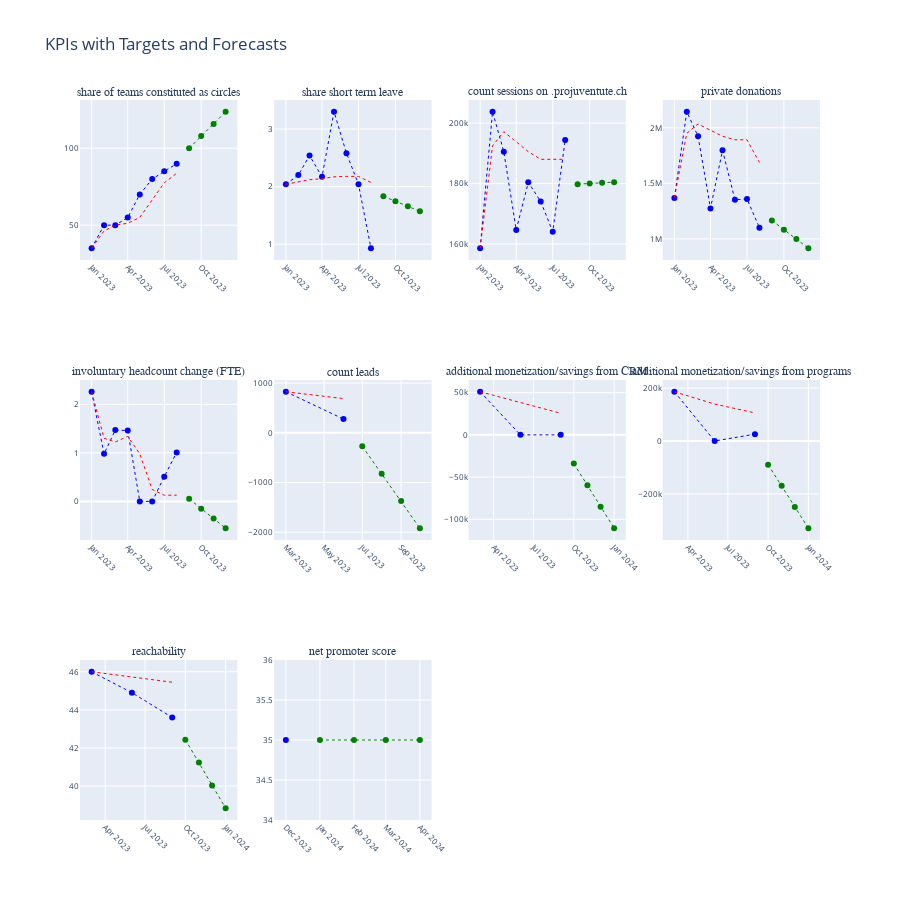

The notebook cell this image was saved under:
### Code cell
# forecast with linear regression
kpi = 'share short term leave'
kpi_df = df[df['kpi'] == kpi].dropna(subset=['value'])[['date','value']].reset_index(drop=True)

forecast_df = forecast_next_months(kpi_df,3)
# add the last actual data point to plot continuosly
forecast_df = pd.concat([pd.DataFrame(kpi_df.iloc[-1,:]).T,forecast_df],ignore_index=True)

kpi_df['status'] = 'actual'
forecast_df['status'] = 'predicted'

# plot_df = pd.concat([kpi_df, forecast_df],ignore_index=True)
# target_df = df.loc[df.kpi==kpi,['date','target']]
# traces = create_line_plot(kpi_df, kpi, target_df)

# Determining the grid size for the subplots
num_kpis = len(df['kpi'].unique())
cols = int(np.ceil(np.sqrt(num_kpis)))
rows = int(np.ceil(num_kpis / cols))

# Create subplots in a grid
fig = make_subplots(rows=rows, cols=cols, 
                    subplot_titles=df['kpi'].unique(), 
                    shared_xaxes=False, shared_yaxes=False)

# Adding traces for each KPI
for index, kpi in enumerate(df['kpi'].unique()):
    kpi_df = df[df['kpi'] == kpi].dropna(subset=['value'])
    target_df = df.loc[df.kpi==kpi,['date','target']]#.rename(columns={'moving_percentile_75':'target'}) # or target
    traces = create_line_plot(kpi_df, kpi, target_df)
    
    row = int(index / cols) + 1
    col = (index % cols) + 1
    
    for trace in traces:
        fig.add_trace(trace, row=row, col=col)

# Updating layout and reducing the font size of subplot titles
fig.update_layout(height=300*rows, 
                  title_text="KPIs with Targets and Forecasts", 
                  showlegend=False,
                  # subplot_titles=[{'text': title, 'font': {'size': 10}} for title in df['kpi'].unique()]
                  )
fig.update_xaxes(tickangle=45, tickfont=dict(size=8))
fig.update_yaxes(tickfont=dict(size=8))
fig.update_annotations(font=dict(family="Helvetica", size=12))

# Show plot
fig.show()

### Figure 1 — Plotly figure (JSON) as saved in the notebook; plotly's stock layout.template omitted (floating-point values rounded to 4 significant figures)
{"data": [{"line": {"color": "blue", "dash": "dot", "width": 1}, "mode": "lines+markers", "name": "share of teams constituted as circles Value", "type": "scatter", "x": ["2023-01-01T00:00:00", "2023-02-01T00:00:00", "2023-03-01T00:00:00", "2023-04-01T00:00:00", "2023-05-01T00:00:00", "2023-06-01T00:00:00", "2023-07-01T00:00:00", "2023-08-01T00:00:00"], "xaxis": "x", "y": [35, 50, 50, 55, 70, 80, 85, 90], "yaxis": "y"}, {"line": {"color": "green", "dash": "dot", "width": 1}, "mode": "lines+markers", "name": "share of teams constituted as circles Forecast", "type": "scatter", "x": ["2023-09-01T00:00:00", "2023-10-01T00:00:00", "2023-11-01T00:00:00", "2023-12-01T00:00:00"], "xaxis": "x", "y": [100, 107.9, 115.8, 123.8], "yaxis": "y"}, {"line": {"color": "red", "dash": "dot", "width": 1}, "mode": "lines", "name": "share of teams constituted as circles Target", "type": "scatter", "x": ["2023-01-01T00:00:00", "2023-02-01T00:00:00", "2023-03-01T00:00:00", "2023-04-01T00:00:00", "2023-05-01T00:00:00", "2023-06-01T00:00:00", "2023-07-01T00:00:00", "2023-08-01T00:00:00"], "xaxis": "x", "y": [35, 46.25, 50, 51.25, 55, 66.25, 77.5, 83.75], "yaxis": "y"}, {"line": {"color": "blue", "dash": "dot", "width": 1}, "mode": "lines+markers", "name": "share short term leave Value", "type": "scatter", "x": ["2023-01-01T00:00:00", "2023-02-01T00:00:00", "2023-03-01T00:00:00", "2023-04-01T00:00:00", "2023-05-01T00:00:00", "2023-06-01T00:00:00", "2023-07-01T00:00:00", "2023-08-01T00:00:00"], "xaxis": "x2", "y": [2.04, 2.2, 2.54, 2.17, 3.3, 2.58, 2.04, 0.93], "yaxis": "y2"}, {"line": {"color": "green", "dash": "dot", "width": 1}, "mode": "lines+markers", "name": "share short term leave Forecast", "type": "scatter", "x": ["2023-09-01T00:00:00", "2023-10-01T00:00:00", "2023-11-01T00:00:00", "2023-12-01T00:00:00"], "xaxis": "x2", "y": [1.833, 1.746, 1.659, 1.571], "yaxis": "y2"}, {"line": {"color": "red", "dash": "dot", "width": 1}, "mode": "lines", "name": "share short term leave Target", "type": "scatter", "x": ["2023-01-01T00:00:00", "2023-02-01T00:00:00", "2023-03-01T00:00:00", "2023-04-01T00:00:00", "2023-05-01T00:00:00", "2023-06-01T00:00:00", "2023-07-01T00:00:00", "2023-08-01T00:00:00"], "xaxis": "x2", "y": [2.04, 2.08, 2.12, 2.138, 2.17, 2.178, 2.178, 2.072], "yaxis": "y2"}, {"line": {"color": "blue", "dash": "dot", "width": 1}, "mode": "lines+markers", "name": "count sessions on .projuventute.ch Value", "type": "scatter", "x": ["2023-01-01T00:00:00", "2023-02-01T00:00:00", "2023-03-01T00:00:00", "2023-04-01T00:00:00", "2023-05-01T00:00:00", "2023-06-01T00:00:00", "2023-07-01T00:00:00", "2023-08-01T00:00:00"], "xaxis": "x3", "y": [158611, 203755, 190560, 164663, 180421, 174107, 164059, 194407], "yaxis": "y3"}, {"line": {"color": "green", "dash": "dot", "width": 1}, "mode": "lines+markers", "name": "count sessions on .projuventute.ch Forecast", "type": "scatter", "x": ["2023-09-01T00:00:00", "2023-10-01T00:00:00", "2023-11-01T00:00:00", "2023-12-01T00:00:00"], "xaxis": "x3", "y": [179800.0, 180000.0, 180300.0, 180500.0], "yaxis": "y3"}, {"line": {"color": "red", "dash": "dot", "width": 1}, "mode": "lines", "name": "count sessions on .projuventute.ch Target", "type": "scatter", "x": ["2023-01-01T00:00:00", "2023-02-01T00:00:00", "2023-03-01T00:00:00", "2023-04-01T00:00:00", "2023-05-01T00:00:00", "2023-06-01T00:00:00", "2023-07-01T00:00:00", "2023-08-01T00:00:00"], "xaxis": "x3", "y": [158611, 192469, 197200.0, 193900.0, 190560, 188000.0, 188000.0, 188000.0], "yaxis": "y3"}, {"line": {"color": "blue", "dash": "dot", "width": 1}, "mode": "lines+markers", "name": "private donations Value", "type": "scatter", "x": ["2023-01-01T00:00:00", "2023-02-01T00:00:00", "2023-03-01T00:00:00", "2023-04-01T00:00:00", "2023-05-01T00:00:00", "2023-06-01T00:00:00", "2023-07-01T00:00:00", "2023-08-01T00:00:00"], "xaxis": "x4", "y": [1369218, 2144446, 1923875, 1274911, 1797114, 1352463, 1359887, 1101047], "yaxis": "y4"}, {"line": {"color": "green", "dash": "dot", "width": 1}, "mode": "lines+markers", "name": "private donations Forecast", "type": "scatter", "x": ["2023-09-01T00:00:00", "2023-10-01T00:00:00", "2023-11-01T00:00:00", "2023-12-01T00:00:00"], "xaxis": "x4", "y": [1166000.0, 1083000.0, 999300.0, 916100.0], "yaxis": "y4"}, {"line": {"color": "red", "dash": "dot", "width": 1}, "mode": "lines", "name": "private donations Target", "type": "scatter", "x": ["2023-01-01T00:00:00", "2023-02-01T00:00:00", "2023-03-01T00:00:00", "2023-04-01T00:00:00", "2023-05-01T00:00:00", "2023-06-01T00:00:00", "2023-07-01T00:00:00", "2023-08-01T00:00:00"], "xaxis": "x4", "y": [1369218, 1950639, 2034000.0, 1979000.0, 1923875, 1892000.0, 1892000.0, 1688000.0], "yaxis": "y4"}, {"line": {"color": "blue", "dash": "dot", "width": 1}, "mode": "lines+markers", "name": "involuntary headcount change (FTE) Value", "type": "scatter", "x": ["2023-01-01T00:00:00", "2023-02-01T00:00:00", "2023-03-01T00:00:00", "2023-04-01T00:00:00", "2023-05-01T00:00:00", "2023-06-01T00:00:00", "2023-07-01T00:00:00", "2023-08-01T00:00:00"], "xaxis": "x5", "y": [2.26, 0.98, 1.47, 1.46, 0, 0, 0.51, 1.01], "yaxis": "y5"}, {"line": {"color": "green", "dash": "dot", "width": 1}, "mode": "lines+markers", "name": "involuntary headcount change (FTE) Forecast", "type": "scatter", "x": ["2023-09-01T00:00:00", "2023-10-01T00:00:00", "2023-11-01T00:00:00", "2023-12-01T00:00:00"], "xaxis": "x5", "y": [0.05214, -0.1499, -0.3519, -0.5539], "yaxis": "y5"}, {"line": {"color": "red", "dash": "dot", "width": 1}, "mode": "lines", "name": "involuntary headcount change (FTE) Target", "type": "scatter", "x": ["2023-01-01T00:00:00", "2023-02-01T00:00:00", "2023-03-01T00:00:00", "2023-04-01T00:00:00", "2023-05-01T00:00:00", "2023-06-01T00:00:00", "2023-07-01T00:00:00", "2023-08-01T00:00:00"], "xaxis": "x5", "y": [2.26, 1.3, 1.225, 1.34, 0.98, 0.245, 0.1275, 0.1275], "yaxis": "y5"}, {"line": {"color": "blue", "dash": "dot", "width": 1}, "mode": "lines+markers", "name": "count leads Value", "type": "scatter", "x": ["2023-03-01T00:00:00", "2023-06-01T00:00:00"], "xaxis": "x6", "y": [825, 276], "yaxis": "y6"}, {"line": {"color": "green", "dash": "dot", "width": 1}, "mode": "lines+markers", "name": "count leads Forecast", "type": "scatter", "x": ["2023-07-01T00:00:00", "2023-08-01T00:00:00", "2023-09-01T00:00:00", "2023-10-01T00:00:00"], "xaxis": "x6", "y": [-273.0, -822.0, -1371.0, -1920.0], "yaxis": "y6"}, {"line": {"color": "red", "dash": "dot", "width": 1}, "mode": "lines", "name": "count leads Target", "type": "scatter", "x": ["2023-03-01T00:00:00", "2023-06-01T00:00:00"], "xaxis": "x6", "y": [825, 687.8], "yaxis": "y6"}, {"line": {"color": "blue", "dash": "dot", "width": 1}, "mode": "lines+markers", "name": "additional monetization/savings from CRM Value", "type": "scatter", "x": ["2023-03-01T00:00:00", "2023-06-01T00:00:00", "2023-09-01T00:00:00"], "xaxis": "x7", "y": [51000, 0, 0], "yaxis": "y7"}, {"line": {"color": "green", "dash": "dot", "width": 1}, "mode": "lines+markers", "name": "additional monetization/savings from CRM Forecast", "type": "scatter", "x": ["2023-10-01T00:00:00", "2023-11-01T00:00:00", "2023-12-01T00:00:00", "2024-01-01T00:00:00"], "xaxis": "x7", "y": [-34000.0, -59500.0, -85000.0, -110500.0], "yaxis": "y7"}, {"line": {"color": "red", "dash": "dot", "width": 1}, "mode": "lines", "name": "additional monetization/savings from CRM Target", "type": "scatter", "x": ["2023-03-01T00:00:00", "2023-06-01T00:00:00", "2023-09-01T00:00:00"], "xaxis": "x7", "y": [51000, 38250, 25500], "yaxis": "y7"}, {"line": {"color": "blue", "dash": "dot", "width": 1}, "mode": "lines+markers", "name": "additional monetization/savings from programs Value", "type": "scatter", "x": ["2023-03-01T00:00:00", "2023-06-01T00:00:00", "2023-09-01T00:00:00"], "xaxis": "x8", "y": [186258, 0, 26000], "yaxis": "y8"}, {"line": {"color": "green", "dash": "dot", "width": 1}, "mode": "lines+markers", "name": "additional monetization/savings from programs Forecast", "type": "scatter", "x": ["2023-10-01T00:00:00", "2023-11-01T00:00:00", "2023-12-01T00:00:00", "2024-01-01T00:00:00"], "xaxis": "x8", "y": [-89510.0, -169600.0, -249800.0, -329900.0], "yaxis": "y8"}, {"line": {"color": "red", "dash": "dot", "width": 1}, "mode": "lines", "name": "additional monetization/savings from programs Target", "type": "scatter", "x": ["2023-03-01T00:00:00", "2023-06-01T00:00:00", "2023-09-01T00:00:00"], "xaxis": "x8", "y": [186258, 139700.0, 106129], "yaxis": "y8"}, {"line": {"color": "blue", "dash": "dot", "width": 1}, "mode": "lines+markers", "name": "reachability Value", "type": "scatter", "x": ["2023-03-01T00:00:00", "2023-06-01T00:00:00", "2023-09-01T00:00:00"], "xaxis": "x9", "y": [46, 44.9, 43.6], "yaxis": "y9"}, {"line": {"color": "green", "dash": "dot", "width": 1}, "mode": "lines+markers", "name": "reachability Forecast", "type": "scatter", "x": ["2023-10-01T00:00:00", "2023-11-01T00:00:00", "2023-12-01T00:00:00", "2024-01-01T00:00:00"], "xaxis": "x9", "y": [42.43, 41.23, 40.03, 38.83], "yaxis": "y9"}, {"line": {"color": "red", "dash": "dot", "width": 1}, "mode": "lines", "name": "reachability Target", "type": "scatter", "x": ["2023-03-01T00:00:00", "2023-06-01T00:00:00", "2023-09-01T00:00:00"], "xaxis": "x9", "y": [46, 45.73, 45.45], "yaxis": "y9"}, {"line": {"color": "blue", "dash": "dot", "width": 1}, "mode": "lines+markers", "name": "net promoter score Value", "type": "scatter", "x": ["2023-12-01T00:00:00"], "xaxis": "x10", "y": [35], "yaxis": "y10"}, {"line": {"color": "green", "dash": "dot", "width": 1}, "mode": "lines+markers", "name": "net promoter score Forecast", "type": "scatter", "x": ["2024-01-01T00:00:00", "2024-02-01T00:00:00", "2024-03-01T00:00:00", "2024-04-01T00:00:00"], "xaxis": "x10", "y": [35, 35, 35, 35], "yaxis": "y10"}, {"line": {"color": "red", "dash": "dot", "width": 1}, "mode": "lines", "name": "net promoter score Target", "type": "scatter", "x": ["2023-12-01T00:00:00"], "xaxis": "x10", "y": [35], "yaxis": "y10"}], "layout": {"annotations": [{"font": {"family": "Helvetica", "size": 12}, "showarrow": false, "text": "share of teams constituted as circles", "x": 0.1062, "xanchor": "center", "xref": "paper", "y": 1, "yanchor": "bottom", "yref": "paper"}, {"font": {"family": "Helvetica", "size": 12}, "showarrow": false, "text": "share short term leave", "x": 0.3688, "xanchor": "center", "xref": "paper", "y": 1, "yanchor": "bottom", "yref": "paper"}, {"font": {"family": "Helvetica", "size": 12}, "showarrow": false, "text": "count sessions on .projuventute.ch", "x": 0.6313, "xanchor": "center", "xref": "paper", "y": 1, "yanchor": "bottom", "yref": "paper"}, {"font": {"family": "Helvetica", "size": 12}, "showarrow": false, "text": "private donations", "x": 0.8938, "xanchor": "center", "xref": "paper", "y": 1, "yanchor": "bottom", "yref": "paper"}, {"font": {"family": "Helvetica", "size": 12}, "showarrow": false, "text": "involuntary headcount change (FTE)", "x": 0.1062, "xanchor": "center", "xref": "paper", "y": 0.6111, "yanchor": "bottom", "yref": "paper"}, {"font": {"family": "Helvetica", "size": 12}, "showarrow": false, "text": "count leads", "x": 0.3688, "xanchor": "center", "xref": "paper", "y": 0.6111, "yanchor": "bottom", "yref": "paper"}, {"font": {"family": "Helvetica", "size": 12}, "showarrow": false, "text": "additional monetization/savings from CRM", "x": 0.6313, "xanchor": "center", "xref": "paper", "y": 0.6111, "yanchor": "bottom", "yref": "paper"}, {"font": {"family": "Helvetica", "size": 12}, "showarrow": false, "text": "additional monetization/savings from programs", "x": 0.8938, "xanchor": "center", "xref": "paper", "y": 0.6111, "yanchor": "bottom", "yref": "paper"}, {"font": {"family": "Helvetica", "size": 12}, "showarrow": false, "text": "reachability", "x": 0.1062, "xanchor": "center", "xref": "paper", "y": 0.2222, "yanchor": "bottom", "yref": "paper"}, {"font": {"family": "Helvetica", "size": 12}, "showarrow": false, "text": "net promoter score", "x": 0.3688, "xanchor": "center", "xref": "paper", "y": 0.2222, "yanchor": "bottom", "yref": "paper"}], "height": 900, "showlegend": false, "title": {"text": "KPIs with Targets and Forecasts"}, "xaxis": {"anchor": "y", "domain": [0, 0.2125], "tickangle": 45, "tickfont": {"size": 8}}, "xaxis10": {"anchor": "y10", "domain": [0.2625, 0.475], "tickangle": 45, "tickfont": {"size": 8}}, "xaxis11": {"anchor": "y11", "domain": [0.525, 0.7375], "tickangle": 45, "tickfont": {"size": 8}}, "xaxis12": {"anchor": "y12", "domain": [0.7875, 1], "tickangle": 45, "tickfont": {"size": 8}}, "xaxis2": {"anchor": "y2", "domain": [0.2625, 0.475], "tickangle": 45, "tickfont": {"size": 8}}, "xaxis3": {"anchor": "y3", "domain": [0.525, 0.7375], "tickangle": 45, "tickfont": {"size": 8}}, "xaxis4": {"anchor": "y4", "domain": [0.7875, 1], "tickangle": 45, "tickfont": {"size": 8}}, "xaxis5": {"anchor": "y5", "domain": [0, 0.2125], "tickangle": 45, "tickfont": {"size": 8}}, "xaxis6": {"anchor": "y6", "domain": [0.2625, 0.475], "tickangle": 45, "tickfont": {"size": 8}}, "xaxis7": {"anchor": "y7", "domain": [0.525, 0.7375], "tickangle": 45, "tickfont": {"size": 8}}, "xaxis8": {"anchor": "y8", "domain": [0.7875, 1], "tickangle": 45, "tickfont": {"size": 8}}, "xaxis9": {"anchor": "y9", "domain": [0, 0.2125], "tickangle": 45, "tickfont": {"size": 8}}, "yaxis": {"anchor": "x", "domain": [0.7778, 1], "tickfont": {"size": 8}}, "yaxis10": {"anchor": "x10", "domain": [0, 0.2222], "tickfont": {"size": 8}}, "yaxis11": {"anchor": "x11", "domain": [0, 0.2222], "tickfont": {"size": 8}}, "yaxis12": {"anchor": "x12", "domain": [0, 0.2222], "tickfont": {"size": 8}}, "yaxis2": {"anchor": "x2", "domain": [0.7778, 1], "tickfont": {"size": 8}}, "yaxis3": {"anchor": "x3", "domain": [0.7778, 1], "tickfont": {"size": 8}}, "yaxis4": {"anchor": "x4", "domain": [0.7778, 1], "tickfont": {"size": 8}}, "yaxis5": {"anchor": "x5", "domain": [0.3889, 0.6111], "tickfont": {"size": 8}}, "yaxis6": {"anchor": "x6", "domain": [0.3889, 0.6111], "tickfont": {"size": 8}}, "yaxis7": {"anchor": "x7", "domain": [0.3889, 0.6111], "tickfont": {"size": 8}}, "yaxis8": {"anchor": "x8", "domain": [0.3889, 0.6111], "tickfont": {"size": 8}}, "yaxis9": {"anchor": "x9", "domain": [0, 0.2222], "tickfont": {"size": 8}}}}
